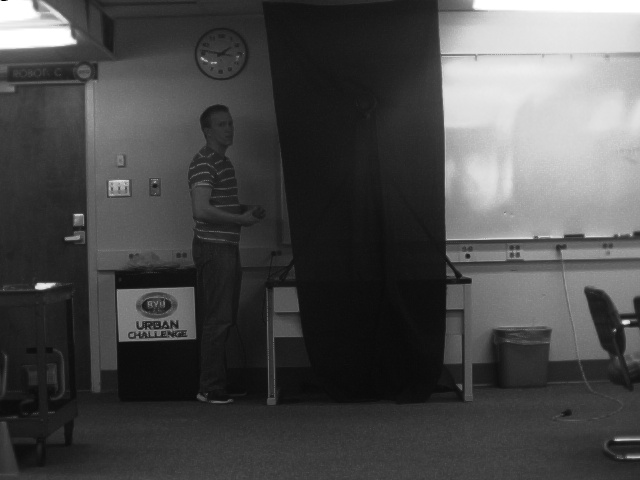
//> input picture HW1-LearningOpenCV/Baseball_Practice_Images/1L05.jpg, 640 x 480 px, given in place of the camera
$ ./DisplayVideo   (built with g++ and OpenCV 4)
//> lines starting //> are read from the running program, lines starting //| are printed output that depends on the picture; after the words box and inside, x2 and y2 are one past the last pixel; in counts of white or black regions, pixels touching at a corner belong together
#include <stdio.h>
#include <opencv2/opencv.hpp>


int main(int argc, char** argv)
{
  cv::VideoCapture video(0);

  // int frame_width = video.get(cv::CV_CAP_PROP_FRAME_WIDTH);
  // int frame_height = video.get(CV_CAP_PROP_FRAME_HEIGHT);
  cv::VideoWriter VOut;
  VOut.open("VideoOut.avi", CV_FOURCC('M', 'P', 'E', 'G'), 30, cv::Size(640,480), 1);
  // VOut.open("VideoOut.avi", -1, 30, cv::Size(640,480), 1);


  cv::Mat frame;
  cv::Mat frame_gray;
  cv::Mat frame_prev;
  cv::namedWindow("Ellingson", CV_WINDOW_AUTOSIZE);

  char function{'n'};

  cv::Mat output_image;

  for(;;)
  {

    video >> frame;
//> frame is the input picture: 480 rows x 640 cols, CV_8UC3; min 1, max 255, mean 75.4
    cvtColor(frame, frame_gray, CV_BGR2GRAY);
//> the key 'n' is pressed
//> the key 'c' is pressed

    switch(function)
    {
      case 'n':
        // cv::imshow("Ellingson", frame);
        output_image = frame;
        break;

      case 'c':
      {
        cv::Mat contours;
        cv::Canny(frame, contours, 50, 200, 3);
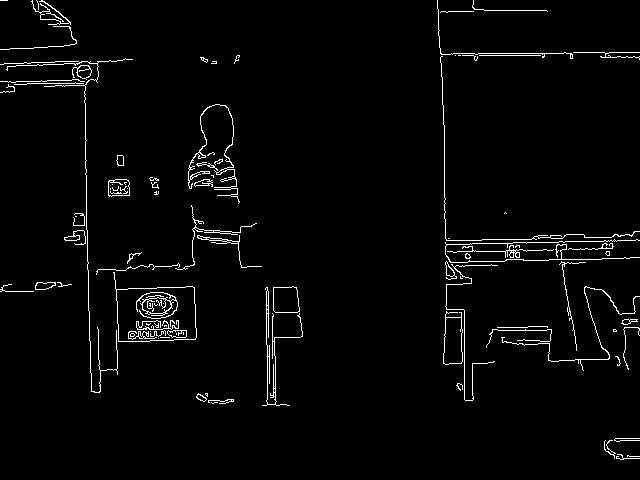
//> contours: 480 rows x 640 cols, CV_8UC1; 2.5% white in thin lines or dots
        // cv::imshow("Ellingson", contours);
        cvtColor(contours, contours, CV_GRAY2BGR);
//> contours: 480 rows x 640 cols, CV_8UC3; 2.5% white in thin lines or dots
//> the key 'b' is pressed
        output_image = contours;
        break;
      }
      case 'b':
      {
        cv::Mat binary;
        cv::threshold(frame_gray, binary, 127, 255, cv::THRESH_BINARY);
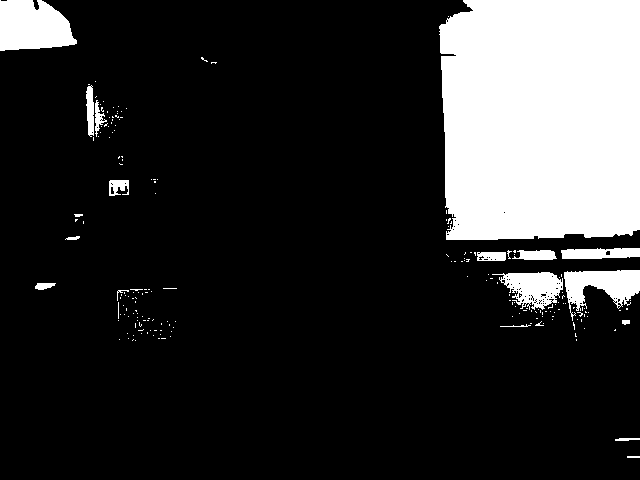
//> binary: 480 rows x 640 cols, CV_8UC1; 18.1% white; 196 white regions (178 under 20 px), largest, box (x1, y1, x2, y2) and area: (439, 0, 640, 240) 46141, (0, 0, 77, 51) 3124, (564, 270, 640, 321) 1977
        // cv::imshow("Ellingson", binary);
        cvtColor(binary, binary, CV_GRAY2BGR);
        output_image = binary;
        break;
      }
      case 'f':
      {
        std::vector<cv::Point2f> corners;
        int maxCorners = 100;
        double minDistance = 10;
        int blockSize = 3;
        double qualityLevel = 0.01;
        bool useHarrisDetector = false;
        double k = 0.04;
        cv::Mat output;
        cv::Mat dst_norm_scaled;
        cv::Size winSize = cv::Size( 5, 5 );
        cv::Size zeroZone = cv::Size( -1, -1 );
        cv::TermCriteria criteria = cv::TermCriteria( CV_TERMCRIT_EPS + CV_TERMCRIT_ITER, 40, 0.001 );

        cv::goodFeaturesToTrack(frame_gray,
                          corners,
                          maxCorners,
                          qualityLevel,
                          minDistance,
                          cv::Mat(), blockSize, useHarrisDetector, k);
        int r = 4;
        cv::RNG rng(12345);
        for( int i = 0; i < corners.size(); i++ )
        {
          circle(frame_gray, corners[i], r, cv::Scalar(0,0,0), -1, 8, 0);
        }


        cv::cornerSubPix(frame_gray, corners, winSize, zeroZone, criteria);

        // cv::imshow("Ellingson", frame_gray);
        cvtColor(frame_gray, frame_gray, CV_GRAY2BGR);
        output_image = frame_gray;

        break;
      }


      case 'l':
      {
        cv::Mat contours;
        cv::Canny(frame, contours, 50, 200, 3);
        std::vector<cv::Vec4i> lines;
        cv::HoughLinesP(contours, lines, 1, CV_PI/180, 50, 100, 5);
        for( size_t i = 0; i < lines.size(); i++ )
        {
          cv::Vec4i l = lines[i];
          cv::line(frame_gray, cv::Point(l[0], l[1]), cv::Point(l[2], l[3]), cv::Scalar(0,0,255), 3, CV_AA);
        }
        // cv::imshow("Ellingson", frame_gray);
        cvtColor(frame_gray, frame_gray, CV_GRAY2BGR);
        output_image = frame_gray;
        break;
      }

      case 'd':
      {
        cv::Mat diffImage;
        cv::absdiff(frame, frame_prev, diffImage);
        // cv::imshow("Ellingson", diffImage);
        output_image = diffImage;
        break;
      }

      default:
        break;

    }
    cv::imshow("Ellingson", output_image);

    VOut << output_image;

    char c = cv::waitKey(30);
//> the 'q' key is pressed

    switch(c)
    {
      case 'n':
        function = 'n';
        break;

      case 'c':
        function = 'c';
        break;

      case 'b':
        function = 'b';
        break;

      case 'f':
        function = 'f';
        break;

      case 'l':
        function = 'l';
        break;

      case 'd':
        function = 'd';
        break;
    }

    if(c == 'q') break;

    frame_prev = frame.clone();
  }


  // cv::waitKey(0);

  return 0;
}
